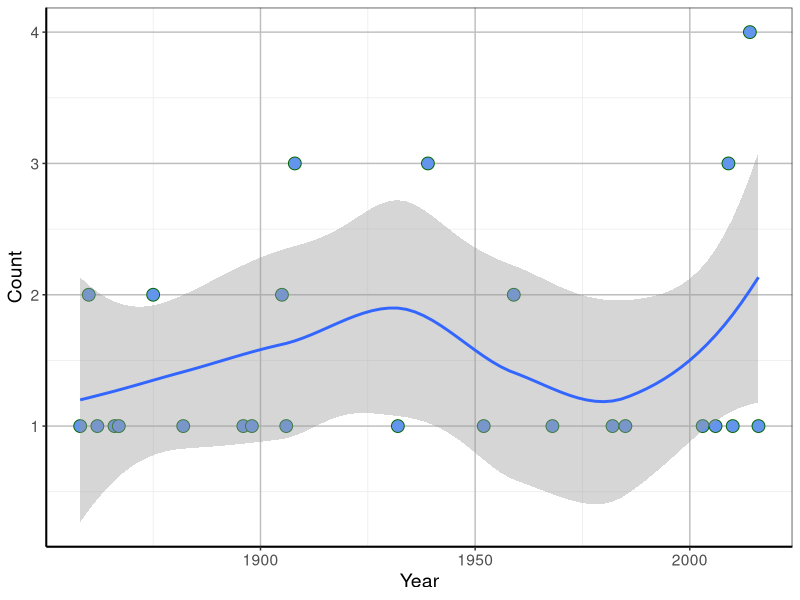

The R source for this figure:
library(tidyverse)

# Calculates the number of days above a given maximum temperature--------------------

dataw <- read.csv("data/melbourne.csv", header = TRUE)

input <- dataw %>%
        group_by(Year) %>%
        filter(Month == 1) %>%
        filter (Max >= 42 ) %>%
        summarise(Count = n())
        
input

plot <- ggplot(input, aes(x=Year, y = Count)) +
        geom_point(size=4, shape=21, fill = "cornflowerblue", colour = "darkgreen") +
        geom_smooth(method=loess)+
        theme_bw() +
        theme(panel.grid.major = element_line(size = 0.5, color = "grey"), 
        axis.line = element_line(size = 0.7, color = "black"), 
        text = element_text(size = 14))
plot

